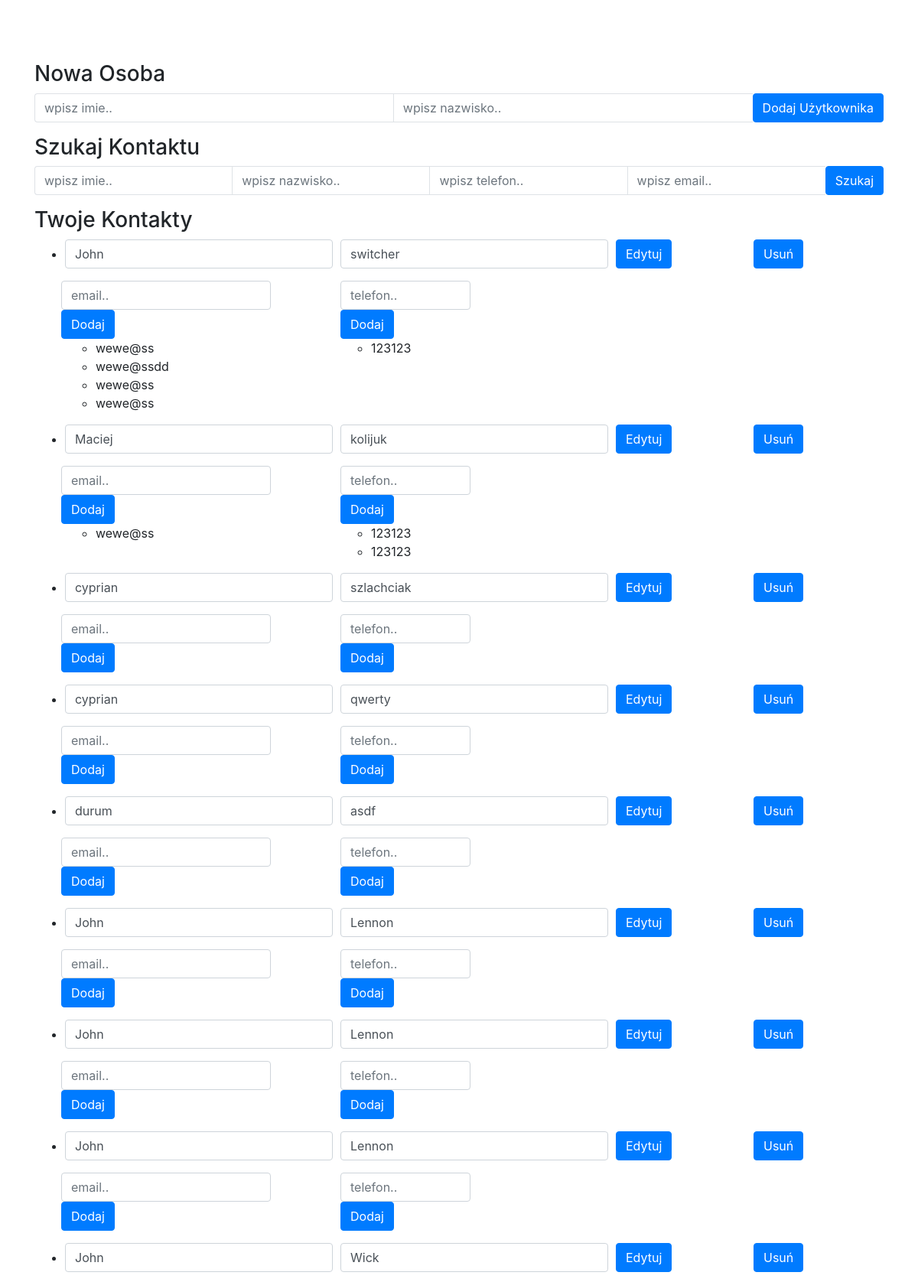
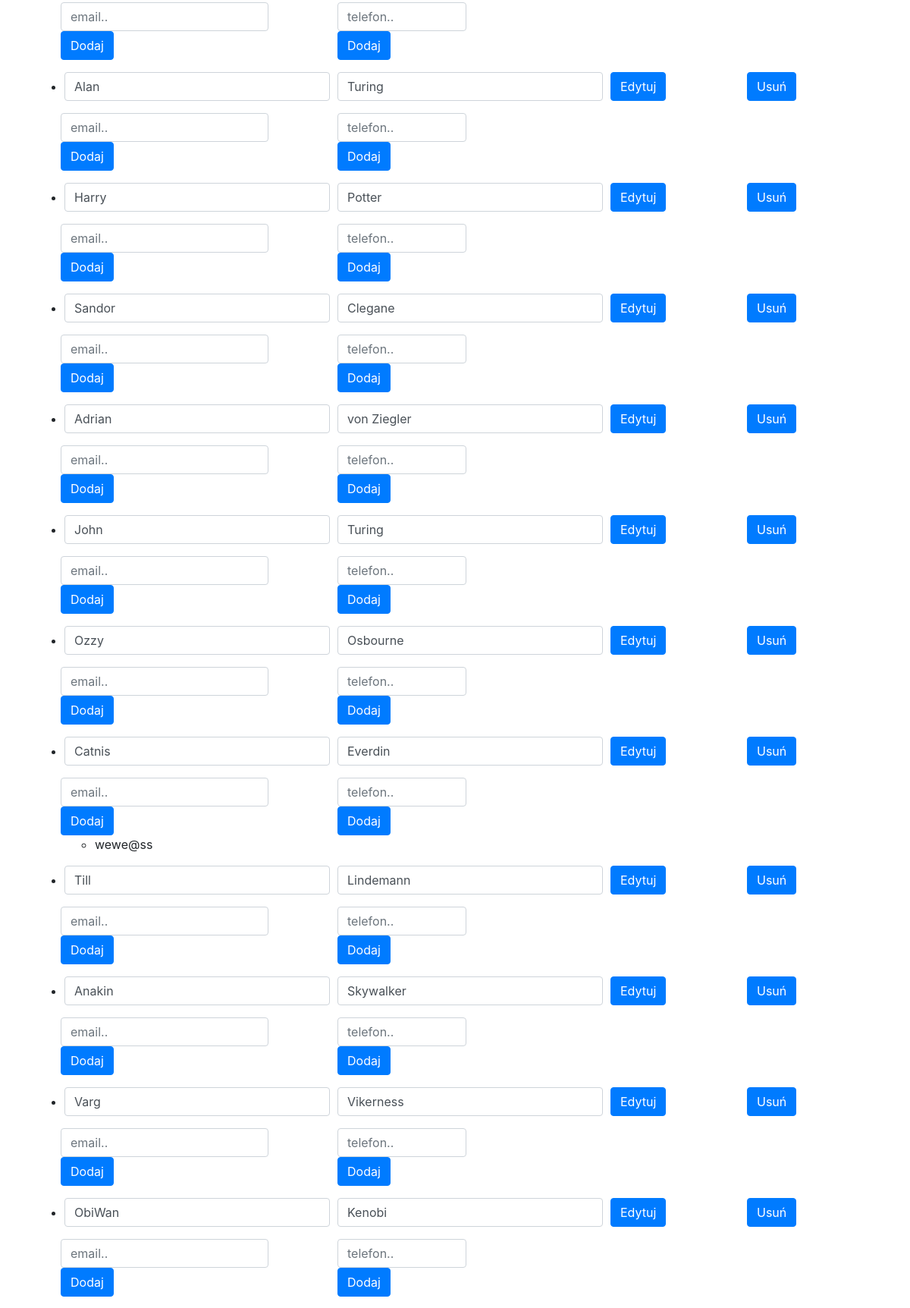
The page / (upper part) on the database its author committed (2 pictures, top to bottom).
### polls/models.py (models this page shows)
class Osoba(models.Model):
    imie = models.CharField(max_length=50)
    nazwisko = models.CharField(max_length=50)

class Email(models.Model):
    osoba = models.ForeignKey(Osoba, editable=False,
                              on_delete=models.CASCADE,)
    email = models.EmailField()

class Telefon(models.Model):
    osoba = models.ForeignKey(Osoba, editable=False,
                              on_delete=models.CASCADE,)
    telefon = models.CharField(max_length=50)

### polls/views.py (the view)
# urls.py: url(r'^$', views.index, name='index'),
def index(request):
    lista_osob = Osoba.objects.all()
    kontakty_wyjscie = emile_i_telefony_osob(lista_osob)
    context = {'contact_list': kontakty_wyjscie}
    return render(request, 'polls/index.html', context)

### polls/views.py (called while the page is built)
def emile_i_telefony_osob(lista_osob):
    kontakty_lista = []
    for osoba in lista_osob:
        telefony = Telefon.objects.filter(osoba=osoba)
        emaile = Email.objects.filter(osoba=osoba)
        kontakty_lista.append([osoba, telefony, emaile])
    return kontakty_lista

### templates/polls/index.html (shortened to what this page needs)
{% load static %}
<!doctype html>
<html lang="en">
  <head>
    <link rel="stylesheet" href="https://stackpath.bootstrapcdn.com/bootstrap/4.3.1/css/bootstrap.min.css">
    <link rel="stylesheet" href="{% static 'polls/style.css' %}" />
    <link rel="stylesheet" href="https://use.fontawesome.com/releases/v5.8.1/css/all.css">
  </head>
  <body>
    <main role="main" class="container">
      <h3>Nowa Osoba</h3>
      <form method="POST" action="/newContact">
        <div class="form-row">
            <div class="form-group col-12">
                <div class="input-group">
                    <input class="form-control py-2 border-right-0 border" type="text" name="imie" placeholder="wpisz imie.." />
                    <input class="form-control py-2 border-right-0 border" type="text" name="nazwisko" placeholder="wpisz nazwisko.." />
                    <button type="submit" class="btn btn-primary">Dodaj Użytkownika</button>
                </div>
            </div>
        </div>
      </form>
      <form method="POST" action="/find_contact" >
          <h3>Szukaj Kontaktu</h3>
        <div class="form-row">
            <div class="form-group col-12">
                <div class="input-group">
                    <input class="form-control py-2 border-right-0 border" type="text" name="findImie" placeholder="wpisz imie.." />
                    <input class="form-control py-2 border-right-0 border" type="text" name="findNazwisko" placeholder="wpisz nazwisko.." />
                    <input class="form-control py-2 border-right-0 border" type="text" name="findTelefon" placeholder="wpisz telefon.." />
                    <input class="form-control py-2 border-right-0 border" type="text" name="findEmail" placeholder="wpisz email.." />
                    <button type="submit" class="btn btn-primary">Szukaj</button>
                </div>
            </div>
        </div>
      </form>
        <h3>Twoje Kontakty</h3>
      <div >
        <ul>
          {% for osoba,telefony,emaile in contact_list %}
            <li>
            <form action="/edit_contact/{{ osoba.id }}" method="post">
                <div class="form-row">
                    <div class="form-group col-md-4">
                        <input type="text" class="form-control" id="osobaImie" value="{{ osoba.imie }}" name="osobaImie">
                    </div>
                    <div class="form-group col-md-4">
                        <input type="text" class="form-control" id="osobaNazwisko" value="{{ osoba.nazwisko }}" name="osobaNazwisko">
                    </div>
                    <div class="form-group col-md-2 col-lg-2">
                        <input type="submit" class="btn btn-primary" value="Edytuj">
                    </div>
                    <div class="form-group col-md-2 col-lg-2">
                        <a href="/delete_contact/{{ osoba.id }}" class="btn btn-primary">Usuń</a>
                    </div>
                </div>
            </form>
                    <div class="form-row">
                        <div class="form-group col-md-2 col-lg-2">
                            <div class="form-row">
                                <form class="form-inline" action="/add_email/{{ osoba.id }}" method="post">
                                    <input type="text" class="form-control" id="newEmail" placeholder="email.." name="newEmail">
                                    <input type="submit" class="btn btn-primary" value="Dodaj">
                                </form>
                            </div>
                            <ul>
                                {% for email in emaile %}
                                <li>{{ email.email }}</li>
                                {% endfor %}
                            </ul>
                        </div>
                        <div class="form-group col-md-2 col-lg-2">
                        </div>
                        <div class="form-group col-md-2 col-lg-2">
                            <form action="/add_phone/{{ osoba.id }}" method="post">
                            <input type="text" class="form-control" id="newTelefon" placeholder="telefon.." name="newTelefon">
                            <input type="submit" class="btn btn-primary" value="Dodaj">
                            </form>
                            <ul>
                                {% for telefon in telefony %}
                                <li>{{ telefon.telefon }}</li>
                                {% endfor %}
                            </ul>
                        </div>
                    </div>
            </li>
          {% endfor %}
        </ul>
      </div>
    </main>
</body>
</html>

### polls/static/polls/style.css (style rules this page uses)
body { margin-top: 5rem; }
li a { color: green; }

### rows shown on the page
Osoba: osobaImie "John", osobaNazwisko "switcher"
Email: email "wewe@ss"
Email: email "wewe@ssdd"
Email: email "wewe@ss"
Email: email "wewe@ss"
Telefon: telefon "123123"
Osoba: osobaImie "Maciej", osobaNazwisko "kolijuk"
Email: email "wewe@ss"
Telefon: telefon "123123"
Telefon: telefon "123123"
Osoba: osobaImie "cyprian", osobaNazwisko "szlachciak"
Osoba: osobaImie "cyprian", osobaNazwisko "qwerty"
Osoba: osobaImie "durum", osobaNazwisko "asdf"
Osoba: osobaImie "John", osobaNazwisko "Lennon"
Osoba: osobaImie "John", osobaNazwisko "Lennon"
Osoba: osobaImie "John", osobaNazwisko "Lennon"
Osoba: osobaImie "John", osobaNazwisko "Wick"
Osoba: osobaImie "Alan", osobaNazwisko "Turing"
Osoba: osobaImie "Harry", osobaNazwisko "Potter"
Osoba: osobaImie "Sandor", osobaNazwisko "Clegane"
Osoba: osobaImie "Adrian", osobaNazwisko "von Ziegler"
Osoba: osobaImie "John", osobaNazwisko "Turing"
Osoba: osobaImie "Ozzy", osobaNazwisko "Osbourne"
Osoba: osobaImie "Catnis", osobaNazwisko "Everdin"
Email: email "wewe@ss"
Osoba: osobaImie "Till", osobaNazwisko "Lindemann"
Osoba: osobaImie "Anakin", osobaNazwisko "Skywalker"
Osoba: osobaImie "Varg", osobaNazwisko "Vikerness"
Osoba: osobaImie "ObiWan", osobaNazwisko "Kenobi"
